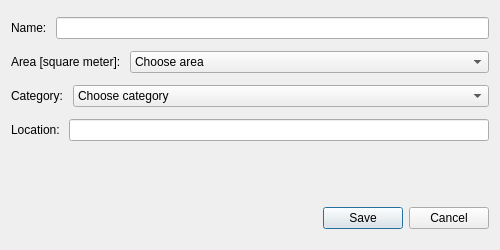
<?xml version="1.0" encoding="UTF-8"?>
<ui version="4.0">
 <class>AddNewZoneDialog</class>
 <widget class="QDialog" name="AddNewZoneDialog">
  <property name="geometry">
   <rect>
    <x>0</x>
    <y>0</y>
    <width>500</width>
    <height>250</height>
   </rect>
  </property>
  <property name="windowTitle">
   <string>Add New Zone</string>
  </property>
  <property name="styleSheet">
   <string notr="true">color: rgb(0, 0, 0);
font: 12pt &quot;Ubuntu&quot;;</string>
  </property>
  <layout class="QVBoxLayout" name="verticalLayout">
   <item>
    <layout class="QHBoxLayout" name="horizontalLayout">
     <item>
      <widget class="QLabel" name="label">
       <property name="sizePolicy">
        <sizepolicy hsizetype="Fixed" vsizetype="Preferred">
         <horstretch>0</horstretch>
         <verstretch>0</verstretch>
        </sizepolicy>
       </property>
       <property name="text">
        <string>Name: </string>
       </property>
      </widget>
     </item>
     <item>
      <widget class="QLineEdit" name="nameLineEdit"/>
     </item>
    </layout>
   </item>
   <item>
    <layout class="QHBoxLayout" name="horizontalLayout_2">
     <item>
      <widget class="QLabel" name="label_2">
       <property name="sizePolicy">
        <sizepolicy hsizetype="Fixed" vsizetype="Preferred">
         <horstretch>0</horstretch>
         <verstretch>0</verstretch>
        </sizepolicy>
       </property>
       <property name="text">
        <string>Area [square meter]: </string>
       </property>
      </widget>
     </item>
     <item>
      <widget class="QComboBox" name="areaComboBox">
       <item>
        <property name="text">
         <string>Choose area</string>
        </property>
       </item>
       <item>
        <property name="text">
         <string>3</string>
        </property>
       </item>
       <item>
        <property name="text">
         <string>5</string>
        </property>
       </item>
       <item>
        <property name="text">
         <string>10</string>
        </property>
       </item>
       <item>
        <property name="text">
         <string>20</string>
        </property>
       </item>
      </widget>
     </item>
    </layout>
   </item>
   <item>
    <layout class="QHBoxLayout" name="horizontalLayout_3">
     <item>
      <widget class="QLabel" name="label_3">
       <property name="sizePolicy">
        <sizepolicy hsizetype="Fixed" vsizetype="Preferred">
         <horstretch>0</horstretch>
         <verstretch>0</verstretch>
        </sizepolicy>
       </property>
       <property name="text">
        <string>Category: </string>
       </property>
      </widget>
     </item>
     <item>
      <widget class="QComboBox" name="categoryComboBox">
       <item>
        <property name="text">
         <string>Choose category</string>
        </property>
       </item>
       <item>
        <property name="text">
         <string>Cooled</string>
        </property>
       </item>
       <item>
        <property name="text">
         <string>Room temperature</string>
        </property>
       </item>
       <item>
        <property name="text">
         <string>Food</string>
        </property>
       </item>
       <item>
        <property name="text">
         <string>Fragile</string>
        </property>
       </item>
       <item>
        <property name="text">
         <string>Dangerous</string>
        </property>
       </item>
      </widget>
     </item>
    </layout>
   </item>
   <item>
    <layout class="QHBoxLayout" name="horizontalLayout_4">
     <item>
      <widget class="QLabel" name="label_4">
       <property name="sizePolicy">
        <sizepolicy hsizetype="Fixed" vsizetype="Preferred">
         <horstretch>0</horstretch>
         <verstretch>0</verstretch>
        </sizepolicy>
       </property>
       <property name="text">
        <string>Location: </string>
       </property>
      </widget>
     </item>
     <item>
      <widget class="QLineEdit" name="locationLineEdit"/>
     </item>
    </layout>
   </item>
   <item>
    <spacer name="verticalSpacer">
     <property name="orientation">
      <enum>Qt::Vertical</enum>
     </property>
     <property name="sizeType">
      <enum>QSizePolicy::Preferred</enum>
     </property>
     <property name="sizeHint" stdset="0">
      <size>
       <width>20</width>
       <height>54</height>
      </size>
     </property>
    </spacer>
   </item>
   <item>
    <layout class="QHBoxLayout" name="horizontalLayout_5">
     <item>
      <spacer name="horizontalSpacer">
       <property name="orientation">
        <enum>Qt::Horizontal</enum>
       </property>
       <property name="sizeHint" stdset="0">
        <size>
         <width>40</width>
         <height>20</height>
        </size>
       </property>
      </spacer>
     </item>
     <item>
      <widget class="QPushButton" name="saveButton">
       <property name="mouseTracking">
        <bool>false</bool>
       </property>
       <property name="focusPolicy">
        <enum>Qt::StrongFocus</enum>
       </property>
       <property name="text">
        <string>Save</string>
       </property>
       <property name="default">
        <bool>true</bool>
       </property>
      </widget>
     </item>
     <item>
      <widget class="QPushButton" name="cancelButton">
       <property name="text">
        <string>Cancel</string>
       </property>
      </widget>
     </item>
    </layout>
   </item>
  </layout>
 </widget>
 <resources/>
 <connections/>
</ui>
